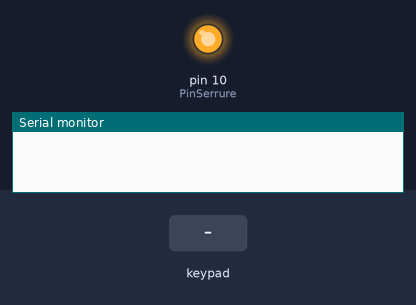
Recording of a sketch running on a simulated Arduino Uno, built with avr-gcc and run on an emulated ATmega328P. Shown: output pins drawn as LEDs (lit = HIGH), the last lines printed to the serial monitor. The inputs (shaded band) are chosen by the test bench.

Above: at 1.2 s.
1.3 s: keypad keys 7 8 9 D pressed 0.4 s apart
At 3.3 s:
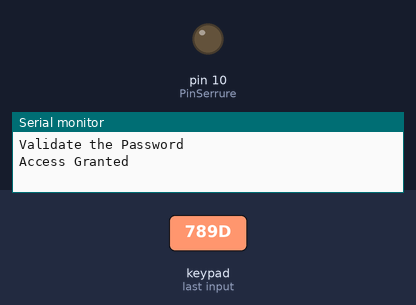
4.4 s: key 'A' pressed
7.4 s: key 'D' pressed
Timing chart, 0 to 10.4 s (numbered marks = the images above; inputs shaded):
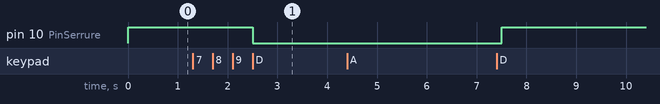

The sketch:

Keyboard.ino
```cpp
#include <Keypad.h>

const byte ROWS = 4; //Four rows
const byte COLS = 4; //Four columns
char keys[ROWS][COLS] = {
  {'1','2','3','A'},
  {'4','5','6','B'},
  {'7','8','9','C'},
  {'S','0','H','D'}
};
byte rowPins[ROWS] = {9, 8, 7, 6}; //connect to the row pinouts of the keypad
byte colPins[COLS] = {5, 4, 3, 2}; //connect to the column pinouts of the keypad

Keypad keypad = Keypad( makeKeymap(keys), rowPins, colPins, ROWS, COLS );

String v_passcode="";

void setup(){
  Serial.begin(9600);
   pinMode(10, OUTPUT); // PinSerrure
  digitalWrite(10,HIGH);

}

void loop(){
  char key = keypad.getKey();


  if (key != NO_KEY){
    //Serial.println(key);

    v_passcode = v_passcode + key;

    if(key=='A')
    {
      Serial.println("Enter Password");
        v_passcode="";
    }

    if(key=='D')
    {
      Serial.println("Validate the Password");
        //Serial.println(v_passcode);

        if (v_passcode=="789D")
        {
          Serial.println("Access Granted");
         digitalWrite(10 ,LOW);
         delay(5000); // delai d'attente avant reactivation la serrure
         digitalWrite(10,HIGH);
        }
        else
        {
          Serial.println("Access Denied");

        }
    }
  }
}
```

Measured:
- after the input at 1.3 s, pin 10 (PinSerrure): HIGH → LOW after 1.2 s
- after the input at 4.4 s, every drawn part: stays the same
